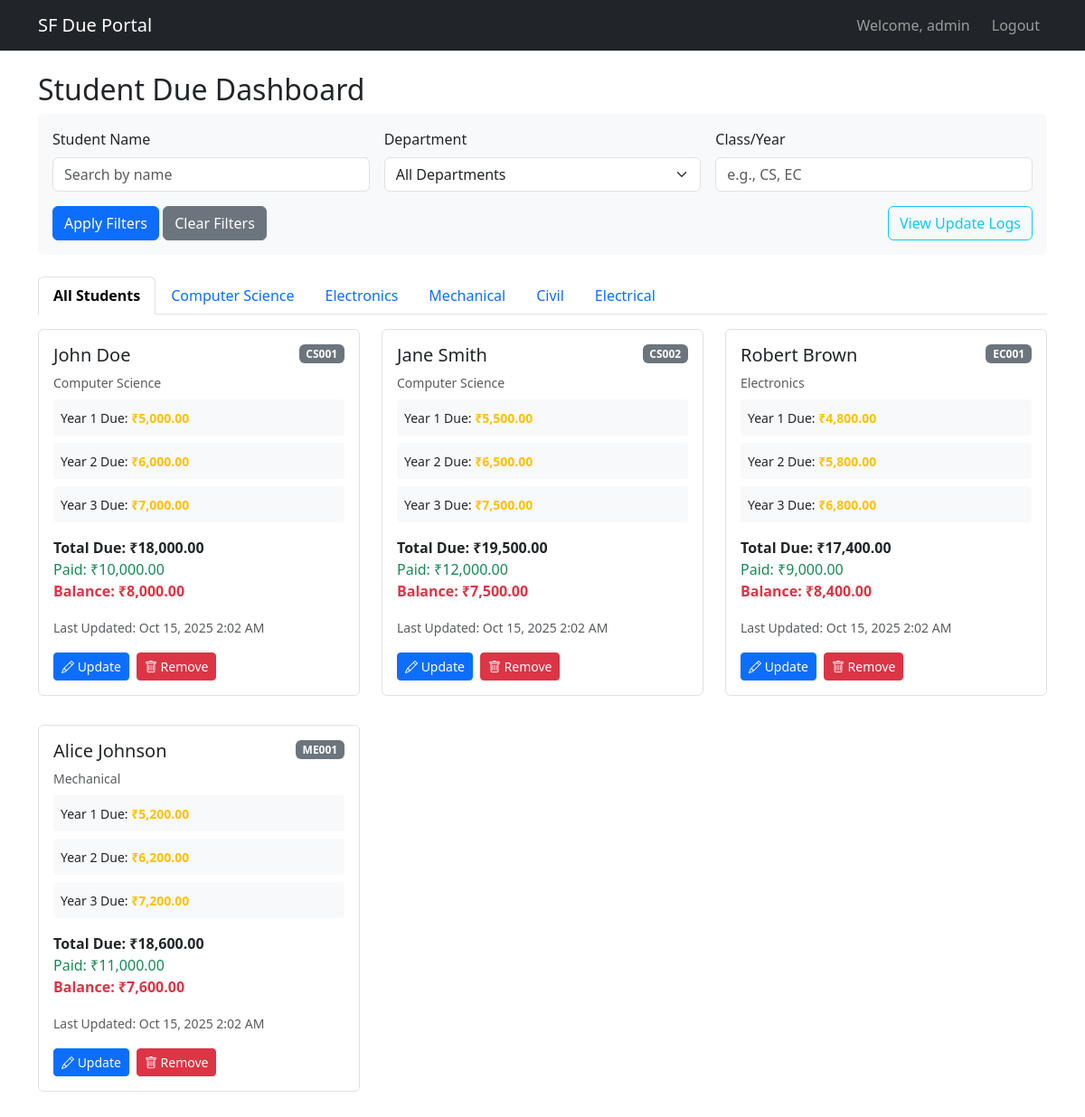
/dashboard.php (signed in), run on the app's committed database.
### tables this page shows
CREATE TABLE departments (
    id INT AUTO_INCREMENT PRIMARY KEY,
    name VARCHAR(255) NOT NULL
);

CREATE TABLE students (
    id INT AUTO_INCREMENT PRIMARY KEY,
    name VARCHAR(255) NOT NULL,
    roll_no VARCHAR(50) NOT NULL,
    dept_id INT NOT NULL,
    year1_due DECIMAL(10,2) DEFAULT 0,
    year2_due DECIMAL(10,2) DEFAULT 0,
    year3_due DECIMAL(10,2) DEFAULT 0,
    total_due DECIMAL(10,2) DEFAULT 0,
    paid DECIMAL(10,2) DEFAULT 0,
    balance DECIMAL(10,2) DEFAULT 0,
    last_updated TIMESTAMP DEFAULT CURRENT_TIMESTAMP ON UPDATE CURRENT_TIMESTAMP,
    hidden BOOLEAN DEFAULT FALSE
);

### student_card.php (the view)
<?php
$total_due = $student['year1_due'] + $student['year2_due'] + $student['year3_due'];
$balance = $total_due - $student['paid'];
?>
<div class="student-card">
    <div class="d-flex justify-content-between align-items-start mb-2">
        <h5 class="card-title mb-0"><?php echo htmlspecialchars($student['name']); ?></h5>
        <span class="badge bg-secondary"><?php echo htmlspecialchars($student['roll_no']); ?></span>
    </div>
    <p class="text-muted small mb-2"><?php echo htmlspecialchars($student['dept_name']); ?></p>
    <div class="year-due">
        <small>Year 1 Due: <span class="due-amount text-warning">₹<?php echo number_format($student['year1_due'], 2); ?></span></small>
    </div>
    <div class="year-due">
        <small>Year 2 Due: <span class="due-amount text-warning">₹<?php echo number_format($student['year2_due'], 2); ?></span></small>
    </div>
    <div class="year-due">
        <small>Year 3 Due: <span class="due-amount text-warning">₹<?php echo number_format($student['year3_due'], 2); ?></span></small>
    </div>
    <div class="d-flex justify-content-between mt-3">
        <div>
            <div class="fw-bold">Total Due: ₹<?php echo number_format($total_due, 2); ?></div>
            <div class="text-success">Paid: ₹<?php echo number_format($student['paid'], 2); ?></div>
            <div class="text-danger fw-bold">Balance: ₹<?php echo number_format($balance, 2); ?></div>
        </div>
    </div>
    <div class="mt-3">
        <small class="text-muted">Last Updated: <?php echo date('M j, Y g:i A', strtotime($student['last_updated'])); ?></small>
    </div>
    <div class="mt-3 d-flex gap-2">
        <button class="btn btn-sm btn-primary update-student-btn"
                data-id="<?php echo $student['id']; ?>"
                data-name="<?php echo htmlspecialchars($student['name']); ?>"
                data-roll_no="<?php echo htmlspecialchars($student['roll_no']); ?>"
                data-dept_id="<?php echo $student['dept_id']; ?>"
                data-year1_due="<?php echo $student['year1_due']; ?>"
                data-year2_due="<?php echo $student['year2_due']; ?>"
                data-year3_due="<?php echo $student['year3_due']; ?>"
                data-paid="<?php echo $student['paid']; ?>">
            <i class="bi bi-pencil"></i> Update
        </button>
        <button class="btn btn-sm btn-danger remove-student-btn" data-id="<?php echo $student['id']; ?>">
            <i class="bi bi-trash"></i> Remove
        </button>
    </div>
</div>

### dashboard.php (shortened to what this page needs)
<?php
include 'config.php';
$departments = [];
$sql = "SELECT * FROM departments";
if($stmt = $pdo->prepare($sql)){
    if($stmt->execute()){
        $departments = $stmt->fetchAll(PDO::FETCH_ASSOC);
    }
}
$name_filter = isset($_GET['name']) ? $_GET['name'] : '';
$class_filter = isset($_GET['class']) ? $_GET['class'] : '';
$sql = "SELECT s.*, d.name as dept_name FROM students s
        JOIN departments d ON s.dept_id = d.id
        WHERE s.hidden = 0";
$sql .= " ORDER BY s.dept_id, s.roll_no";
$students = [];
if($stmt = $pdo->prepare($sql)){
    if($stmt->execute()){
        $students = $stmt->fetchAll(PDO::FETCH_ASSOC);
    }
}
?>
<!DOCTYPE html>
<html lang="en">
<head>
    <link href="https://cdn.jsdelivr.net/npm/bootstrap@5.3.0/dist/css/bootstrap.min.css" rel="stylesheet">
    <link rel="stylesheet" href="https://cdn.jsdelivr.net/npm/bootstrap-icons@1.10.0/font/bootstrap-icons.css">
</head>
<body>
    <nav class="navbar navbar-expand-lg navbar-dark bg-dark">
        <div class="container">
            <a class="navbar-brand" href="#">SF Due Portal</a>
            <div class="navbar-nav ms-auto">
                <span class="navbar-text me-3">
                    Welcome, <?php echo htmlspecialchars($_SESSION["username"]); ?>
                </span>
                <a class="nav-link" href="logout.php">Logout</a>
            </div>
        </div>
    </nav>
    <div class="container mt-4">
        <div class="row">
            <div class="col-12">
                <h2>Student Due Dashboard</h2>
                <div class="filter-section">
                    <form method="GET" action="">
                        <div class="row g-3">
                            <div class="col-md-4">
                                <label for="name" class="form-label">Student Name</label>
                                <input type="text" class="form-control" id="name" name="name" value="<?php echo htmlspecialchars($name_filter); ?>" placeholder="Search by name">
                            </div>
                            <div class="col-md-4">
                                <label for="department" class="form-label">Department</label>
                                <select class="form-select" id="department" name="department">
                                    <option value="">All Departments</option>
                                </select>
                            </div>
                            <div class="col-md-4">
                                <label for="class" class="form-label">Class/Year</label>
                                <input type="text" class="form-control" id="class" name="class" value="<?php echo htmlspecialchars($class_filter); ?>" placeholder="e.g., CS, EC">
                            </div>
                            <div class="col-12">
                                <button type="submit" class="btn btn-primary">Apply Filters</button>
                                <a href="dashboard.php" class="btn btn-secondary">Clear Filters</a>
                                <a href="logs.php" class="btn btn-outline-info float-end">View Update Logs</a>
                            </div>
                        </div>
                    </form>
                </div>
                <ul class="nav nav-tabs" id="deptTabs" role="tablist">
                    <li class="nav-item" role="presentation">
                        <button class="nav-link active" id="all-tab" data-bs-toggle="tab" data-bs-target="#all" type="button" role="tab">All Students</button>
                    </li>
                    <?php foreach($departments as $dept): ?>
                    <li class="nav-item" role="presentation">
                        <button class="nav-link" id="<?php echo strtolower(str_replace(' ', '-', $dept['name'])); ?>-tab"
                                data-bs-toggle="tab"
                                data-bs-target="#<?php echo strtolower(str_replace(' ', '-', $dept['name'])); ?>"
                                type="button" role="tab">
                            <?php echo htmlspecialchars($dept['name']); ?>
                        </button>
                    </li>
                    <?php endforeach; ?>
                </ul>
                <div class="tab-content mt-3" id="deptTabContent">
                    <div class="tab-pane fade show active" id="all" role="tabpanel">
                        <div class="row" id="students-container">
                            <?php if(empty($students)): ?>
                                <div class="col-12">
                                    <div class="alert alert-info">No students found matching your criteria.</div>
                                </div>
                            <?php else: ?>
                                <?php foreach($students as $student): ?>
                                    <div class="col-md-6 col-lg-4 mb-3" data-dept="<?php echo $student['dept_id']; ?>">
                                        <?php include 'student_card.php'; ?>
                                    </div>
                                <?php endforeach; ?>
                            <?php endif; ?>
                        </div>
                    </div>
                    <?php foreach($departments as $dept): ?>
                            <?php
                            $dept_students = array_filter($students, function($s) use ($dept) {
                                return $s['dept_id'] == $dept['id'];
                            });
                            ?>
                            <?php if(empty($dept_students)): ?>
                                <div class="col-12">
                                    <div class="alert alert-info">No students found in this department.</div>
                                </div>
                            <?php else: ?>
                                <?php foreach($dept_students as $student): ?>
                                        <?php include 'student_card.php'; ?>
                                <?php endforeach; ?>
                            <?php endif; ?>
                    <?php endforeach; ?>
                </div>
            </div>
        </div>
    </div>
</body>
</html>

### dashboard.php (style rules this page uses)
.student-card { border: 1px solid #dee2e6; border-radius: 0.375rem; padding: 1rem; margin-bottom: 1rem; transition: all 0.3s ease; }
.due-amount { font-weight: bold; }
.year-due { background-color: #f8f9fa; padding: 0.5rem; border-radius: 0.25rem; margin-bottom: 0.5rem; }
.nav-tabs .nav-link.active { font-weight: bold; }
.filter-section { background-color: #f8f9fa; padding: 1rem; border-radius: 0.375rem; margin-bottom: 1.5rem; }

### data on the page
departments: name "Computer Science"
departments: name "Electronics"
departments: name "Mechanical"
departments: name "Civil"
departments: name "Electrical"
students: name "John Doe", roll_no "CS001", departments.name "Computer Science", year1_due "5,000.00", year2_due "6,000.00", year3_due "7,000.00", total_due "18,000.00", paid "10,000.00", balance "8,000.00", last_updated "Oct 15, 2025 2:02 AM"
students: name "Jane Smith", roll_no "CS002", departments.name "Computer Science", year1_due "5,500.00", year2_due "6,500.00", year3_due "7,500.00", total_due "19,500.00", paid "12,000.00", balance "7,500.00", last_updated "Oct 15, 2025 2:02 AM"
students: name "Robert Brown", roll_no "EC001", departments.name "Electronics", year1_due "4,800.00", year2_due "5,800.00", year3_due "6,800.00", total_due "17,400.00", paid "9,000.00", balance "8,400.00", last_updated "Oct 15, 2025 2:02 AM"
students: name "Alice Johnson", roll_no "ME001", departments.name "Mechanical", year1_due "5,200.00", year2_due "6,200.00", year3_due "7,200.00", total_due "18,600.00", paid "11,000.00", balance "7,600.00", last_updated "Oct 15, 2025 2:02 AM"

### other printed values
$_SESSION["username"] "admin"
